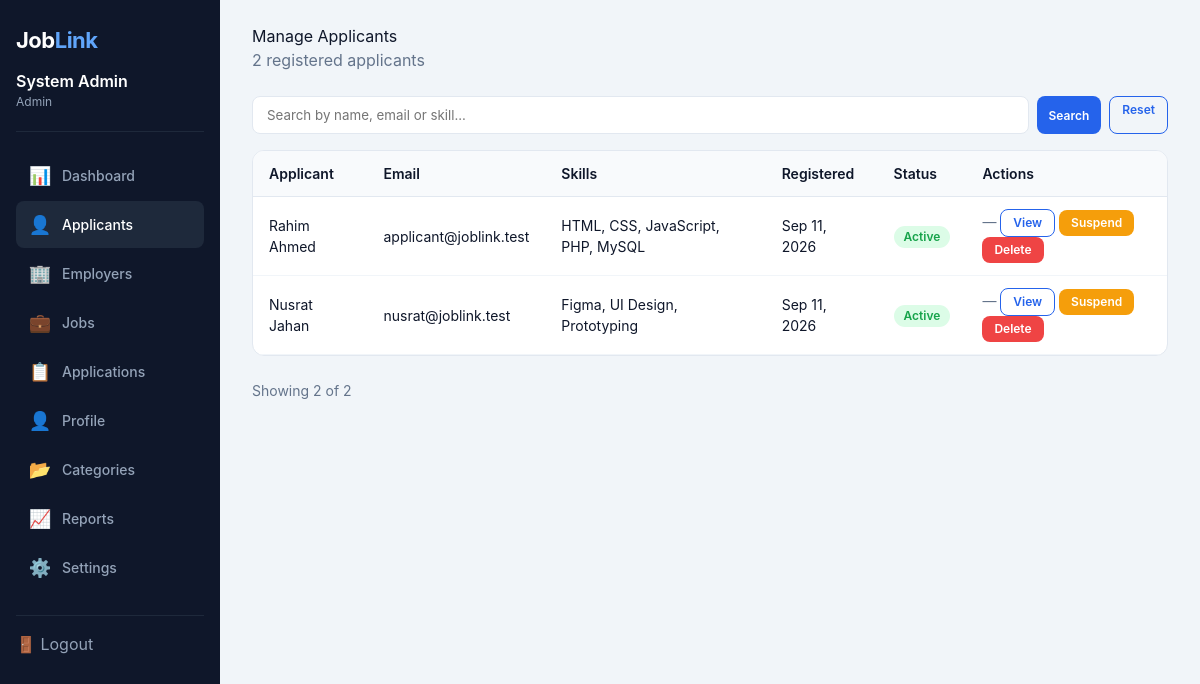
Page /?role=admin&page=applicants (signed in) on the committed database.
### tables this page shows
CREATE TABLE applicant_profiles (
 user_id INT PRIMARY KEY,
 professional_title VARCHAR(150) DEFAULT NULL,
 address VARCHAR(255) DEFAULT NULL,
 dob DATE DEFAULT NULL,
 gender VARCHAR(30) DEFAULT NULL,
 career_objective TEXT,
 education TEXT,
 experience TEXT,
 skills TEXT,
 certifications TEXT,
 languages VARCHAR(255) DEFAULT NULL,
 resume VARCHAR(255) DEFAULT NULL,
 photo VARCHAR(255) DEFAULT NULL,
 verification_doc VARCHAR(255) DEFAULT NULL,
 CONSTRAINT fk_applicant_user FOREIGN KEY (user_id) REFERENCES users(id) ON DELETE CASCADE
);

CREATE TABLE users (
 id INT AUTO_INCREMENT PRIMARY KEY,
 name VARCHAR(120) NOT NULL,
 email VARCHAR(150) NOT NULL UNIQUE,
 phone VARCHAR(30) DEFAULT NULL,
 password VARCHAR(255) NOT NULL,
 role ENUM('applicant','employer','admin') NOT NULL,
 status ENUM('active','pending','suspended','inactive') DEFAULT 'active',
 created_at TIMESTAMP DEFAULT CURRENT_TIMESTAMP
);

### pages/admin/applicants.php (the view, shortened to what this page needs)
<?php
require_once __DIR__ . '/../../config.php';
$db = getDB();
$params = [];
$sql = "
    SELECT u.*, ap.professional_title, ap.skills, ap.verification_doc
    FROM users u
    LEFT JOIN applicant_profiles ap ON u.id = ap.user_id
    WHERE u.role = 'applicant' ";
$sql .= " ORDER BY u.created_at DESC";
$stmt = $db->prepare($sql);
$stmt->execute($params);
$applicants = $stmt->fetchAll();
$rows = '';
foreach ($applicants as $a) {
    $status_badge = $a['status'] === 'active' ? 'badge-active' : ($a['status'] === 'pending' ? 'badge-pending' : 'badge-suspended');
    $id = (int)$a['id'];
    $doc_cell = '<span class="text-muted">—</span>';
    $rows .= "<tr>
        <td>" . htmlspecialchars($a['name']) . "</td>
        <td>" . htmlspecialchars($a['email']) . "</td>
        <td>" . htmlspecialchars(substr($a['skills'] ?: 'No skills', 0, 50)) . "</td>
        <td>" . date('M d, Y', strtotime($a['created_at'])) . "</td>
        <td><span class='badge $status_badge'>" . ucfirst($a['status']) . "</span></td>
        <td>
            {$doc_cell}
            <a href='?role=admin&page=applicants&amp;view=$id' class='btn btn-outline btn-sm'>View</a>
            " . ($a['status'] === 'pending' ? "<a href='?role=admin&page=applicants&amp;approve=$id' class='btn btn-success btn-sm'>Approve</a>" : "") . "
            " . ($a['status'] === 'active' ? "<a href='?role=admin&page=applicants&amp;suspend=$id' class='btn btn-warning btn-sm' onclick='return confirm(\"Suspend this user?\")'>Suspend</a>" : "<a href='?role=admin&page=applicants&amp;activate=$id' class='btn btn-success btn-sm'>Activate</a>") . "
            <a href='?role=admin&page=applicants&amp;delete=$id' class='btn btn-danger btn-sm' onclick='return confirm(\"Delete this user? This cannot be undone.\")'>Delete</a>
        </td>
    </tr>";
}

### public/css/global.css (style rules this page uses)
* { margin:0; padding:0; box-sizing:border-box; }
body { font-family:'Inter', system-ui, -apple-system, sans-serif; background:#f8fafc; color:#0f172a; line-height:1.5; }
a { text-decoration:none; color:inherit; }
.logo { font-size:24px; font-weight:700; color:#2563eb; letter-spacing:-0.5px; }
.logo span { color:#0f172a; }
.btn { display:inline-block; padding:8px 20px; border-radius:8px; font-weight:600; font-size:14px; border:none; cursor:pointer; transition:all .2s; text-align:center; }
.btn-primary { background:#2563eb; color:#fff; }
.btn-outline { background:transparent; color:#2563eb; border:1.5px solid #2563eb; }
.btn-sm { padding:4px 12px; font-size:12px; }
.btn-danger { background:#ef4444; color:#fff; }
.btn-warning { background:#f59e0b; color:#fff; }
.text-muted { color:#64748b; font-size:14px; }
input, select, textarea, button { font-family:inherit; }
.page-sub { color:#64748b; margin-bottom:24px; }
.badge { display:inline-block; padding:2px 10px; border-radius:12px; font-size:12px; font-weight:600; }
.badge-active { background:#dcfce7; color:#16a34a; }

### public/css/admin.css (style rules this page uses)
* { margin:0; padding:0; box-sizing:border-box; }
body { font-family:'Inter',system-ui,sans-serif; background:#f1f5f9; }
.dash-wrapper { display:flex; min-height:100vh; }
.dash-sidebar { width:220px; background:#0f172a; color:#cbd5e1; padding:24px 16px; flex-shrink:0; height:100vh; position:sticky; top:0; overflow-y:auto; }
.dash-sidebar .logo { color:#fff; font-size:22px; margin-bottom:24px; }
.dash-sidebar .logo span { color:#60a5fa; }
.dash-sidebar .user-info { padding:12px 0 20px; border-bottom:1px solid #1e293b; margin-bottom:20px; }
.dash-sidebar .user-info .name { font-weight:600; color:#fff; }
.dash-sidebar .user-info .role { font-size:12px; color:#94a3b8; }
.dash-sidebar .nav-item { display:flex; align-items:center; gap:10px; padding:10px 12px; border-radius:8px; color:#94a3b8; font-size:14px; font-weight:500; transition:all .2s; cursor:pointer; margin-bottom:2px; }
.dash-sidebar .nav-item:hover, .dash-sidebar .nav-item.active { background:#1e293b; color:#fff; }
.dash-sidebar .nav-item .icon { font-size:18px; width:24px; text-align:center; }
.dash-sidebar .logout { display:block; margin-top:24px; border-top:1px solid #1e293b; padding-top:16px; color:#94a3b8; cursor:pointer; text-decoration:none; }
.dash-main { flex:1; padding:24px 32px; overflow-x:auto; }
.table-wrap { background:#fff; border-radius:12px; border:1px solid #e2e8f0; overflow-x:auto; margin-bottom:24px; }
.table-wrap table { width:100%; border-collapse:collapse; font-size:14px; }
.table-wrap th { background:#f8fafc; text-align:left; padding:12px 16px; font-weight:600; border-bottom:1px solid #e2e8f0; }
.table-wrap td { padding:12px 16px; border-bottom:1px solid #f1f5f9; }
.badge { display:inline-block; padding:2px 10px; border-radius:12px; font-size:12px; font-weight:600; }
.badge-active { background:#dcfce7; color:#16a34a; }
.dash-main .page-sub { color:#64748b; margin-bottom:24px; }

### rows in the picture
applicant_profiles: user_id.name "Rahim Ahmed", user_id.email "applicant@joblink.test", skills "HTML, CSS, JavaScript, PHP, MySQL", user_id.created_at "Sep 11, 2026", user_id.status "Active"
applicant_profiles: user_id.name "Nusrat Jahan", user_id.email "nusrat@joblink.test", skills "Figma, UI Design, Prototyping", user_id.created_at "Sep 11, 2026", user_id.status "Active"
